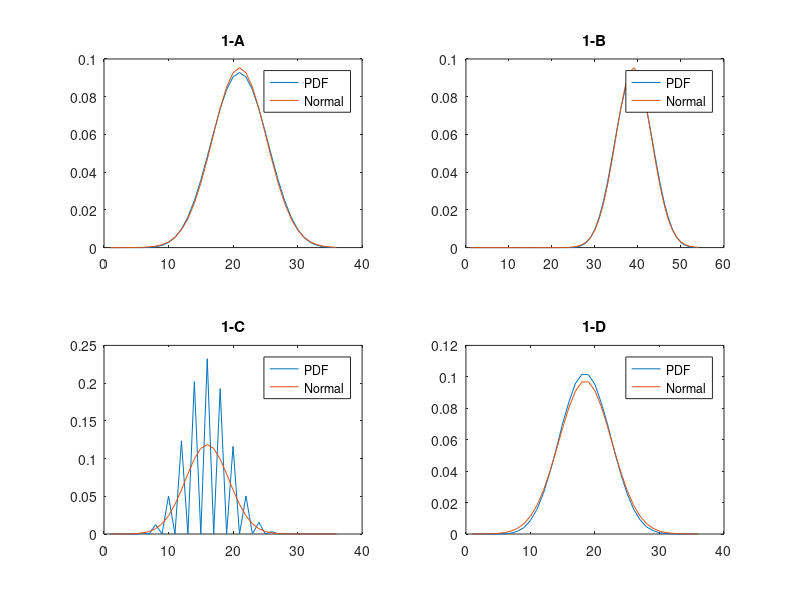

MATLAB code to generate this figure:
clc; clear all; close all;

%{
MECH 7710 HW1
%}

%% 1: Generate discrete PDFs for the following:

f_die = (1/6)*[1, 1, 1, 1, 1, 1];
values_die = 1:6;
mean_die = mean(values_die);
var_die = sum((values_die - mean_die).^2) / length(values_die);

f_shifted_die = [0 0 0 f_die];
values_shifted_die = 4:9;
mean_shifted_die = mean(values_shifted_die);
var_shifted_die = sum((values_shifted_die - mean_shifted_die).^2) / length(values_shifted_die);

f_funny_die = (1/6)*[2, 0, 3, 0, 1, 0];
values_funny_die = [1 1 3 3 3 5];
mean_funny_die = mean(values_funny_die);
var_funny_die = sum((values_funny_die - mean_funny_die).^2) / length(values_funny_die);

figure(1)

% 6 dice numbered 1, 2, 3, 4, 5, 6
pdf_1a = conv(f_die, ...
    conv([0,f_die], ...
    conv([0, f_die], ...
    conv([0, f_die], ...
    conv([0, f_die], [0, f_die])))));
range_1a = 1:length(pdf_1a);
gauss_1a = normpdf(range_1a, 6*mean_die, sqrt(6*var_die));
subplot(2,2,1)
plot(pdf_1a);
hold on;
plot(gauss_1a);
title('1-A');
legend("PDF", "Normal");


% 6 dice numbered 4, 5, 6, 7, 8, 9
pdf_1b = conv(f_shifted_die, ...
    conv([0, f_shifted_die], ...
    conv([0, f_shifted_die], ...
    conv([0, f_shifted_die], ...
    conv([0, f_shifted_die], [0, f_shifted_die])))));
range_1b = 1:length(pdf_1b);
gauss_1b = normpdf(range_1b, 6*mean_shifted_die, sqrt(6*var_shifted_die));
subplot(2,2,2)
plot(pdf_1b)
hold on
plot(gauss_1b)
title('1-B')
legend("PDF", "Normal")

% 6 dice numbered 1 1 3 3 3 5
pdf_1c = conv(f_funny_die, ...
    conv([0,f_funny_die], ...
    conv([0, f_funny_die], ...
    conv([0, f_funny_die], ...
    conv([0, f_funny_die], [0, f_funny_die])))));
range_1c = 1:length(pdf_1c);
gauss_1c = normpdf(range_1c, 6*mean_funny_die, sqrt(6*var_funny_die));
subplot(2,2,3)
plot(pdf_1c)
hold on
plot(gauss_1c)
title("1-C");
legend("PDF", "Normal")

% 3 dice numbered 1 2 3 4 5 6 and 3 dice numbered 1 1 3 3 3 5
pdf_1d = conv(f_die, ...
    conv([0, f_die], ...
    conv([0, f_die], ...
    conv([0, f_funny_die], ...
    conv([0, f_funny_die], [0, f_funny_die])))));
range_1d = 1:length(pdf_1d);
gauss_1d = normpdf(range_1d, 3*mean_die + 3*mean_funny_die, sqrt(3*var_die + 3*mean_funny_die));
subplot(2,2,4)
plot(pdf_1d)
hold on
plot(gauss_1d)
title("1-D")
legend("PDF", "Normal")

%% 2
% 